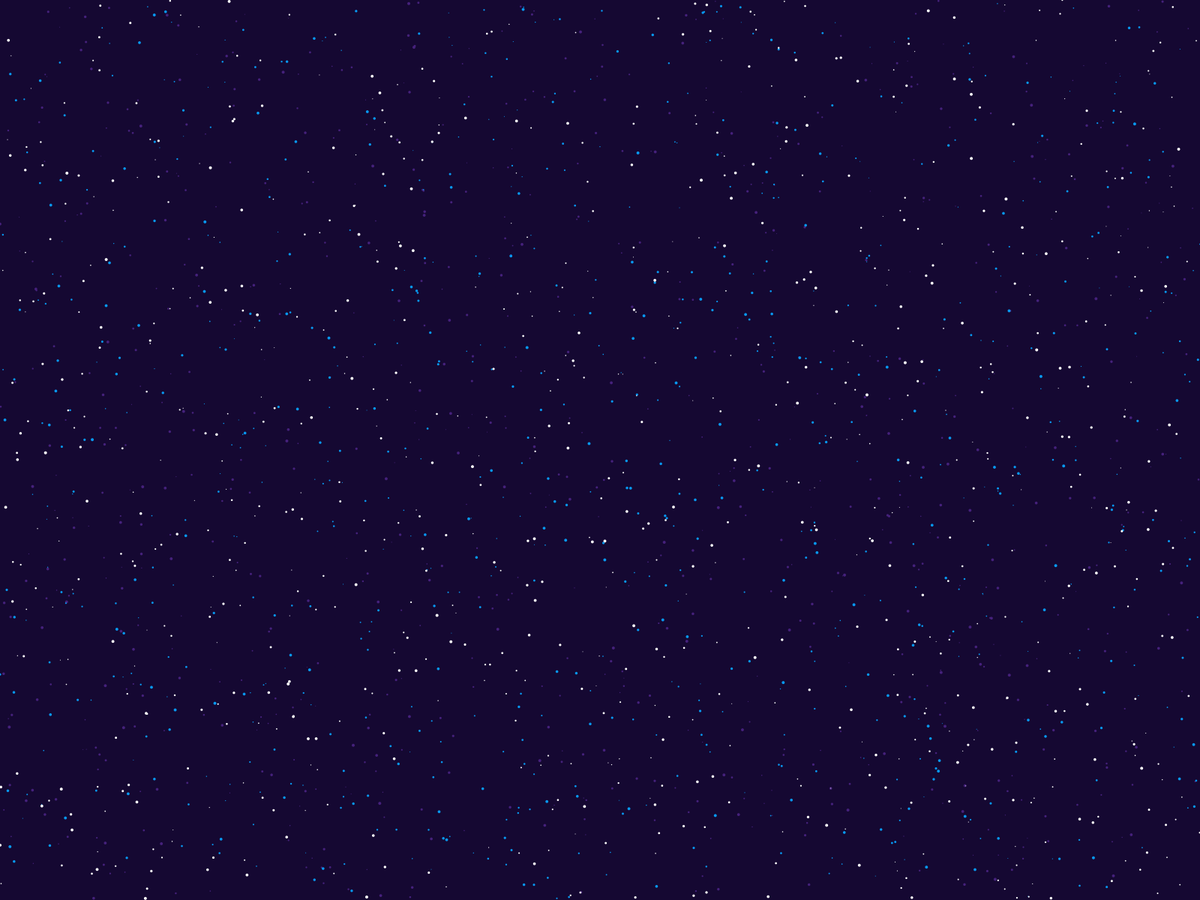
Frame 1 (no input)
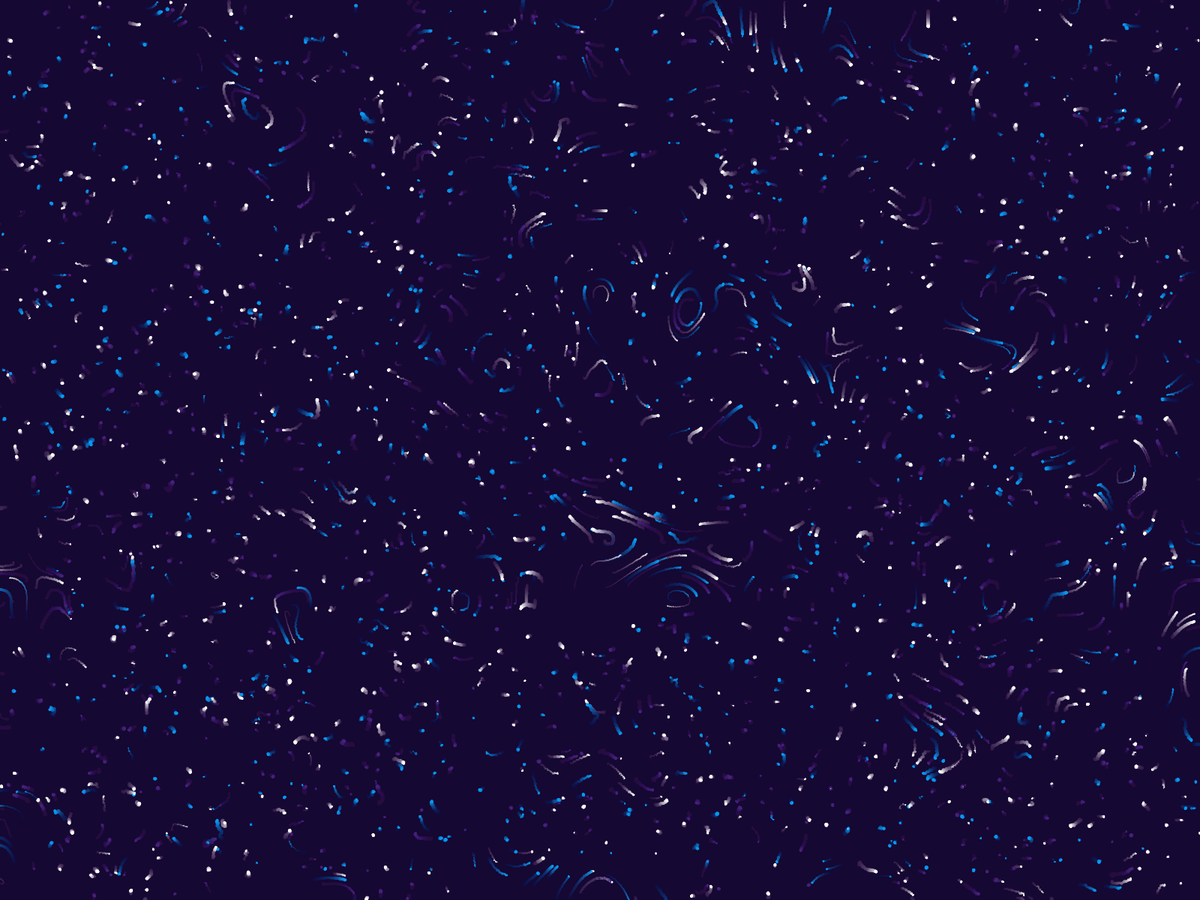
Frame 60 (the mouse pressed at the canvas centre just before this capture)
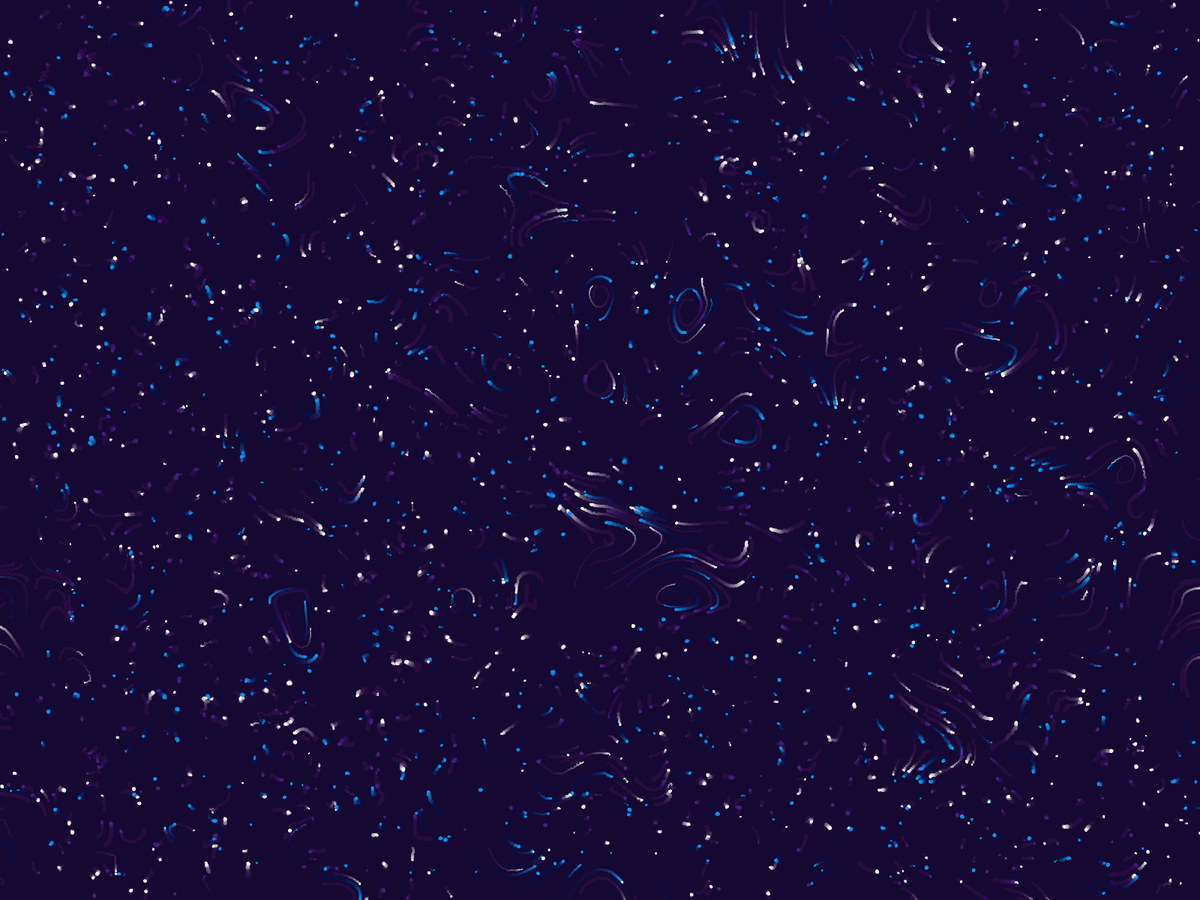
Frame 120 (the mouse held since frame 60 and released just before this capture)

The Processing sketch that drew these frames (run headless with seeded random() and noise(); from frame 60 on, the mouse is pressed at the canvas centre):

// Processing sketch: perlin_noise
// ── perlin_noise.pde


int NUM_COLORS = 3;
int NUM_PARTICLES = 800;
int NOISE_SCALE = 800;
Particle[][] particles = new Particle[NUM_COLORS][NUM_PARTICLES];

color[] colors = { color(69,33,124), color(7,153,242), color(255) };

class Particle {
    float speed = 1;
    PVector dir = new PVector(0, 0);
    PVector vel = new PVector(0, 0);
    PVector pos;
    color col;

    Particle(float x, float y, color col) {
        pos = new PVector(x, y);
        this.col = col;
    }

    void move() {
        float angle = noise(pos.x / NOISE_SCALE, pos.y / NOISE_SCALE) * TWO_PI * NOISE_SCALE;
        dir.x = cos(angle);
        dir.y = sin(angle);
        vel = dir.copy();
        vel.mult(speed);
        pos.add(vel);
    }

    void checkEdge() {
        if (pos.x > width || pos.x < 0 || pos.y > height || pos.y < 0) {
            pos.x = random(50, width);
            pos.y = random(50, height);
        }
    }

    void draw(float r, int alpha) {
        fill(col);
        alpha(alpha);

        circle(pos.x, pos.y, r);
        checkEdge();
    }

}

void setup() {
    fullScreen();

    background(21, 8, 50);

    for (int col = 0; col < NUM_COLORS; col++) {
        for (int particle = 0; particle < NUM_PARTICLES; particle++) {
            particles[col][particle] = new Particle(random(0, width), random(0,height), colors[col]);
        }
	}
}

void draw() {
    noStroke();
	smooth();

    fill(21, 8, 50, 10);
    rect(0, 0, width, height);

    for (int col = 0; col < NUM_COLORS; col++) {
        for (int particle = 0; particle < NUM_PARTICLES; particle++) {
            float radius = map(particle, 0, NUM_PARTICLES, 1, 4);
		    int alpha = (int) map(particle, 0, NUM_PARTICLES, 0, 250);

            particles[col][particle].move();
            particles[col][particle].draw(radius, alpha);
        }
	}

}
